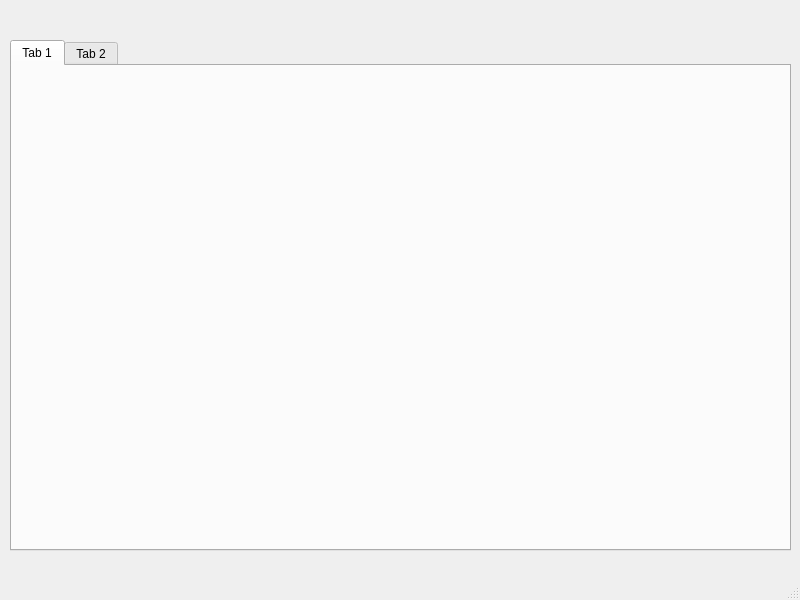
<?xml version="1.0" encoding="UTF-8"?>
<ui version="4.0">
 <class>MainWindow</class>
 <widget class="QMainWindow" name="MainWindow">
  <property name="geometry">
   <rect>
    <x>0</x>
    <y>0</y>
    <width>800</width>
    <height>600</height>
   </rect>
  </property>
  <property name="windowTitle">
   <string>MainWindow</string>
  </property>
  <widget class="QWidget" name="centralwidget">
   <widget class="QTabWidget" name="tabWidget">
    <property name="geometry">
     <rect>
      <x>10</x>
      <y>40</y>
      <width>781</width>
      <height>511</height>
     </rect>
    </property>
    <property name="currentIndex">
     <number>0</number>
    </property>
    <widget class="QWidget" name="tab">
     <attribute name="title">
      <string>Tab 1</string>
     </attribute>
    </widget>
    <widget class="QWidget" name="tab_2">
     <attribute name="title">
      <string>Tab 2</string>
     </attribute>
    </widget>
   </widget>
  </widget>
  <widget class="QMenuBar" name="menubar">
   <property name="geometry">
    <rect>
     <x>0</x>
     <y>0</y>
     <width>800</width>
     <height>20</height>
    </rect>
   </property>
  </widget>
  <widget class="QStatusBar" name="statusbar"/>
 </widget>
 <resources/>
 <connections/>
</ui>
